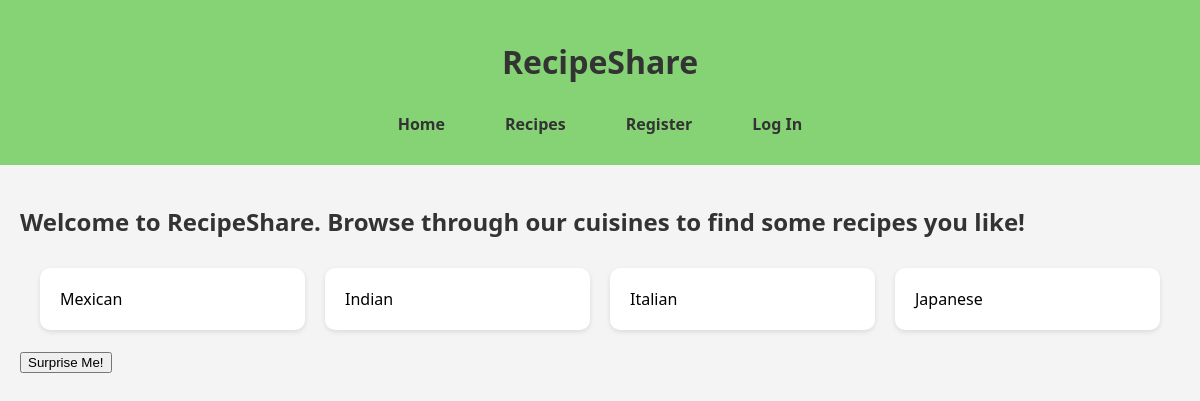
The page / on the database its author committed.
### models.py (models this page shows, shortened)
class Cuisine(db.Model):
    __tablename__ = 'cuisines'
    cuisine_id = db.mapped_column(db.Integer, primary_key=True)
    cuisine_name = db.mapped_column(db.String(50))
    recipes = db.relationship('Recipe', back_populates='cuisine')

### app.py (the view)
@app.route('/')
def index():
    recipes = Recipe.query.all()
    cuisines = Cuisine.query.all()
    recipe_urls = [url_for('recipe', recipe_id=recipe.recipe_id) for recipe in recipes]
    return render_template('index.html', recipes=recipes, cuisines=cuisines, recipe_urls=recipe_urls)

### templates/index.html (shortened to what this page needs)
{% extends 'base.html' %}
{% block content %}
    <h2>Welcome to RecipeShare. Browse through our cuisines to find some recipes you like!</h2>
    <ul class="card-list">
        {% for cuisine in cuisines %}
        <li><a href="{{ url_for('cuisine_category', cuisine_id=cuisine.cuisine_id)}}">{{ cuisine.cuisine_name }}</a></li>
        {% endfor %}
    </ul>
    <button id="random-recipe" type="button">Surprise Me!</button>
{% endblock %}

### static/style.css (style rules this page uses)
* { box-sizing: border-box; }
body { padding: 0; font-family: 'Segoe UI', Tahoma, Geneva, Verdana, sans-serif; background-color: #f4f4f4; margin: 0px; }
h1, h2, h3, h4, h5, h6, p { margin: 20px 0; color: #333; }
ul.card-list { list-style-type: none; display: flex; flex-wrap: wrap; margin: 10px; padding: 0; }
ul.card-list li { background-color: #fff; border-radius: 10px; box-shadow: 0 2px 5px rgba(0,0,0,0.1); margin: 10px; padding: 20px; flex: 1 1 calc(25% - 20px); transition: transform 0.2s, box-shadow 0.2s; }
ul.card-list li a { text-decoration: none; color: inherit; }

### rows shown on the page
Cuisine: cuisine_name "Mexican"
Cuisine: cuisine_name "Indian"
Cuisine: cuisine_name "Italian"
Cuisine: cuisine_name "Japanese"
